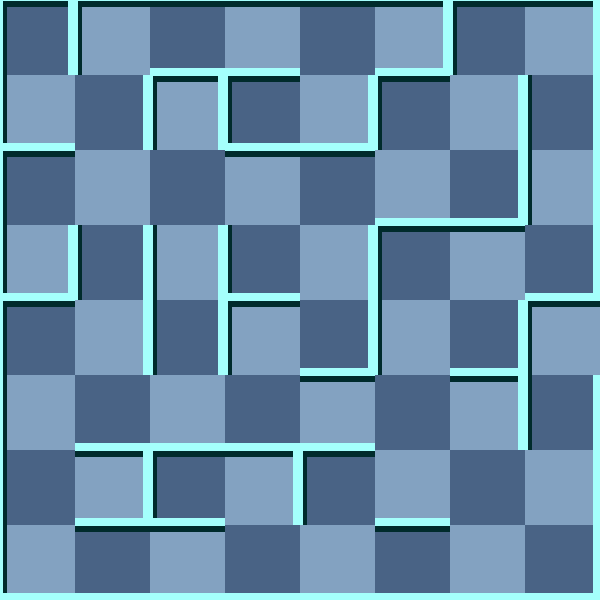

This is a level from a 2D game, rendered from its Tiled map with the project's own tilesets. A one-line summary and the map file follow, with tile-layer data summarised:
An orthogonal 8x8 tile map with 75x75 px tiles, 2 tile layers (background, 块层 1) and 7 objects (2x RedMummy, Exit, Key, Door, Trap, ...).

<map version="1.0" orientation="orthogonal" width="8" height="8" tilewidth="75" tileheight="75">
 <tileset firstgid="1" name="wall" tilewidth="75" tileheight="75">
  <image source="gfx/wall.png" width="300" height="375" />
  <tile id="0">
   <properties>
    <property name="ValOfWall" value="0" />
   </properties>
  </tile>
  <tile id="1">
   <properties>
    <property name="ValOfWall" value="1" />
   </properties>
  </tile>
  <tile id="2">
   <properties>
    <property name="ValOfWall" value="2" />
   </properties>
  </tile>
  <tile id="3">
   <properties>
    <property name="ValOfWall" value="3" />
   </properties>
  </tile>
  <tile id="4">
   <properties>
    <property name="ValOfWall" value="4" />
   </properties>
  </tile>
  <tile id="5">
   <properties>
    <property name="ValOfWall" value="5" />
   </properties>
  </tile>
  <tile id="6">
   <properties>
    <property name="ValOfWall" value="6" />
   </properties>
  </tile>
  <tile id="7">
   <properties>
    <property name="ValOfWall" value="7" />
   </properties>
  </tile>
  <tile id="8">
   <properties>
    <property name="ValOfWall" value="8" />
   </properties>
  </tile>
  <tile id="9">
   <properties>
    <property name="ValOfWall" value="9" />
   </properties>
  </tile>
  <tile id="10">
   <properties>
    <property name="ValOfWall" value="10" />
   </properties>
  </tile>
  <tile id="11">
   <properties>
    <property name="ValOfWall" value="11" />
   </properties>
  </tile>
  <tile id="12">
   <properties>
    <property name="ValOfWall" value="12" />
   </properties>
  </tile>
  <tile id="13">
   <properties>
    <property name="ValOfWall" value="13" />
   </properties>
  </tile>
  <tile id="14">
   <properties>
    <property name="ValOfWall" value="14" />
   </properties>
  </tile>
  <tile id="15">
   <properties>
    <property name="ValOfWall" value="15" />
   </properties>
  </tile>
  <tile id="18">
   <properties>
    <property name="ValOfWall" value="-1" />
   </properties>
  </tile>
 </tileset>
 <layer name="background" width="8" height="8">
  <data>[64 cells, 64 non-empty, 2 distinct tile ids]</data>
 </layer>
 <layer name="块层 1" width="8" height="8">
  <data>[64 cells, 64 non-empty, 15 distinct tile ids]</data>
 </layer>
 <objectgroup name="对象层 1" width="8" height="8">
  <object name="Exit" x="600" y="300" />
  <object name="Key" x="375" y="300">
   <properties>
    <property name="value" value="12" />
   </properties>
  </object>
  <object name="RedMummy" x="375" y="450">
   <properties>
    <property name="value" value="21" />
   </properties>
  </object>
  <object name="Door" x="300" y="375">
   <properties>
    <property name="direction" value="2" />
    <property name="value" value="15" />
   </properties>
  </object>
  <object name="RedMummy" x="225" y="525">
   <properties>
    <property name="value" value="25" />
   </properties>
  </object>
  <object name="Trap" x="150" y="150">
   <properties>
    <property name="value" value="10" />
   </properties>
  </object>
  <object name="Player" x="450" y="75">
   <properties>
    <property name="value" value="1" />
   </properties>
  </object>
 </objectgroup>
</map>
